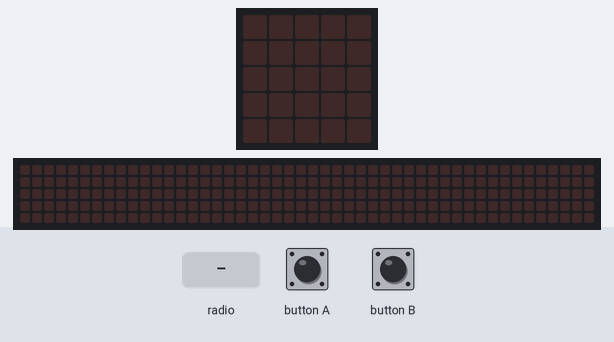
Recording of a program running on a simulated BBC micro:bit running MicroPython. Shown: the board's 5×5 LED display, a strip that is not on the board, showing the scrolling text unrolled. The test bench sets the inputs (shaded band). No radio messages arrive unless stated (any console line starting 'radio sent:' is added by the test bench); the 48×5 strip is a reading aid, not a part: it shows the text the display is scrolling, unrolled, one strip-width of it at a time; what the program prints to the serial console is not drawn.

Above: at 1.2 s.
1.3 s: button B pressed for 0.15 s
At 1.8 s:
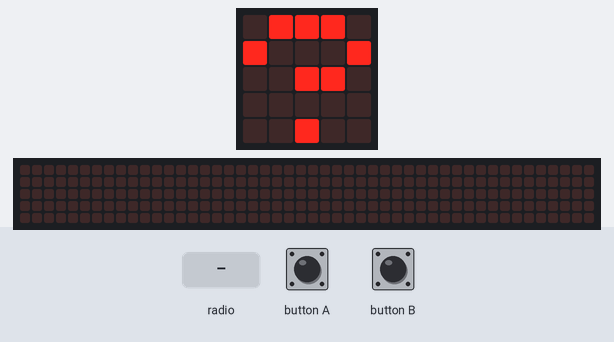
2.9 s: radio message "awdawdawd" arrives
At 2.97 s:
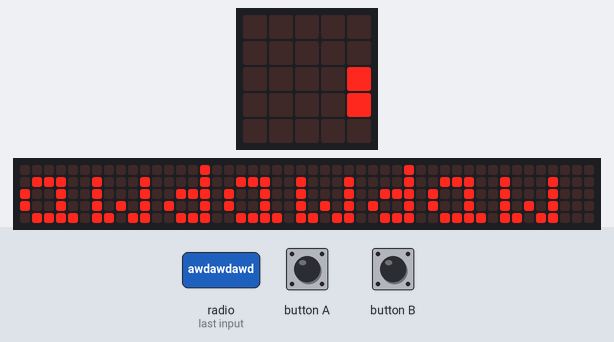
5.9 s: button B pressed for 1 s
9.9 s: button A pressed for 0.15 s
Timing chart, 0 to 12.9 s (numbered marks = the images above; inputs shaded):
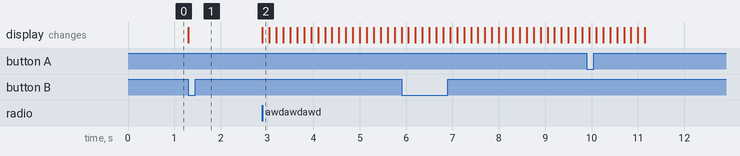

The program:

Say_My_Name.py
```python
import radio
from microbit import *


radio.on()
radio.config(channel=12)
ready = False
QUESTION_MARK = Image('09990:90009:00990:00000:00900')
while True:
  if button_a.was_pressed():
    radio.send('awdawdawd')
  if button_b.was_pressed():
    ready = True
    display.show(QUESTION_MARK)
  message = radio.receive()
  if message is not None:
    if ready == True:
      display.scroll(message)
      ready = False
```

Measured:
- after the input at 1.3 s, the display: changes at once (image 1)
- after the input at 2.9 s, the display: changes at once (image 2)
